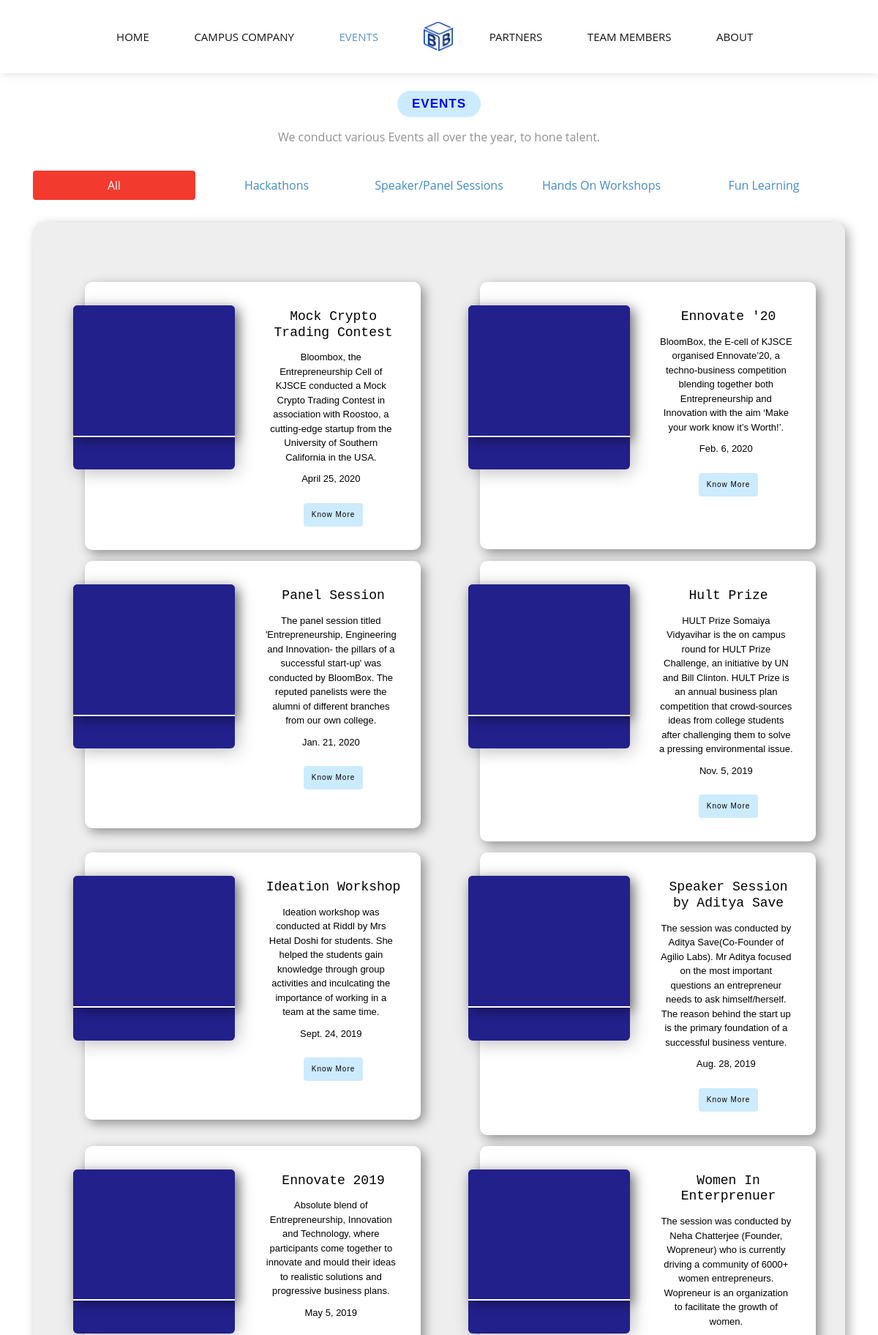
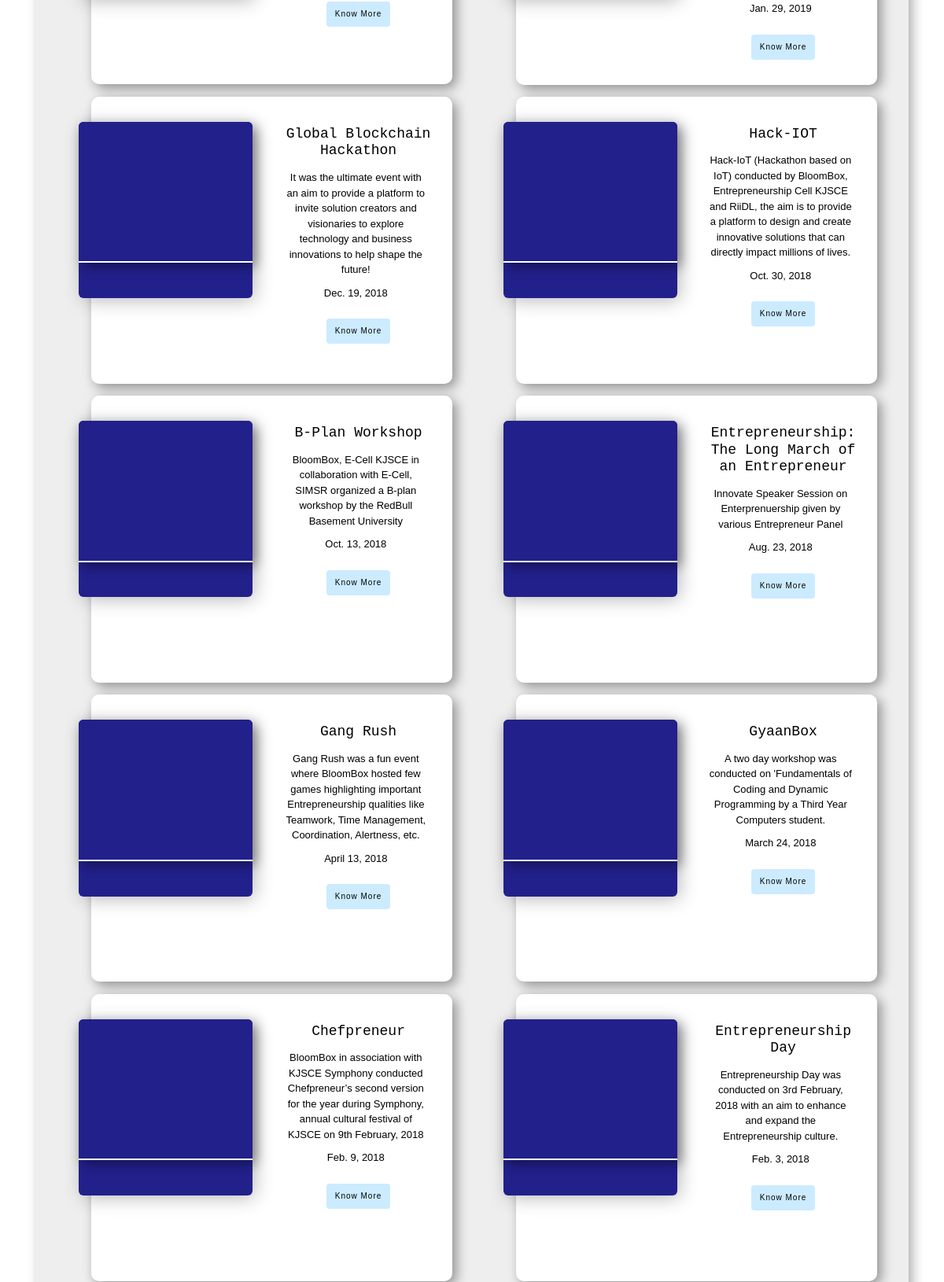
The app's page /events (upper part) with its own data (2 pictures, top to bottom).
### bb_app/models.py (models this page shows)
class Events(models.Model):
    title=models.CharField(primary_key=True,max_length=255)
    description=models.TextField()
    date=models.DateField(help_text = "Please use the following format: <em>YYYY-MM-DD</em>.")
    details=models.TextField()
    eventType=models.CharField(max_length=13, choices=TYPE_CHOICES, default="Panel Session")
    deadline=models.DateField(help_text = "Please use the following format: <em>YYYY-MM-DD</em>.")
    def is_active(self):
        IST=pytz.timezone('Asia/Kolkata')
        today=datetime.now(IST).date()
        return self.deadline > today

### bb_app/views.py (the view)
# urls.py: path('events',views.events,name="events"),
def events(request):
    events=Events.objects.all().order_by("-date")
    context={'events':events,'registered':False}
    return render(request,'events.html',context)

### templates/events.html (shortened to what this page needs)
<!DOCTYPE html>
<html>
{% load static %}
<head>
    <link href="{% static 'styles/basic/preloader.css' %}" rel="stylesheet">
    <link href="{% static 'styles/basic/aos.css' %}" rel="stylesheet">
    <link href="{% static 'styles/basic/bootstrap.min.css' %}" rel="stylesheet">
    <link href="{% static 'styles/basic/icofont/icofont.min.css' %}" rel="stylesheet">
    <link href="{% static 'styles/basic/boxicons/css/boxicons.min.css' %}" rel="stylesheet">
    <link href="{% static 'styles/basic/owl.carousel.min.css' %}" rel="stylesheet">
    <link href="{% static 'styles/css/indexpage.css' %}" rel="stylesheet">
    <link href="{% static 'styles/css/events.css' %}" rel="stylesheet">
</head>
<body onload="preloader();">
    <header id="header" class="d-flex align-items-center">
        <div class="container">
            <nav class="nav-menu d-none d-lg-block">
                <ul class="nav-inner">
                    <li><a href="{% url 'index' %}">Home<i class="icofont-home"></i></a></li>
                    <li><a href="{% url 'campus' %}">Campus Company<i class="icofont-company"></i></a></li>
                    <li class="active"><a href="{% url 'events' %}">Events<i class="icofont-brand-slideshare"></i></a></li>
                    <li><a href="{% url 'index' %}"><img style="height:40px;width:40px;box-shadow: none !important;" src="../media/images/basic/BloomBox, E-Cell KJSCE - Logo Small.png" alt="" ></a> </li>
                    <li><a href="{% url 'partners' %}">Partners<i class="icofont-handshake-deal"></i></a></li>
                    <li><a href="{% url 'team' %}">Team Members<i class="icofont-people"></i></a></li>
                    <li><a href="{% url 'about' %}">About<i class="icofont-question"></i></a></li>
                </ul>
            </nav>
        </div>
    </header>
    <br>
    <div class="section-title" style="margin-top: 0px;padding-bottom: 10px;">
        <h2>Events</h2>
        <p>We conduct various Events all over the year, to hone talent.</p>
    </div>
    <br>
    <div class="container">
        <ul class="nav nav-pills nav-justified" role="tablist">
            <li class="nav-item">
                <a class="nav-link active" data-toggle="tab" href="#tab1">All</a>
            </li>
            <li class="nav-item">
                <a class="nav-link" data-toggle="tab" href="#tab2">Hackathons</a>
            </li>
            <li class="nav-item">
                <a class="nav-link" data-toggle="tab" href="#tab3">Speaker/Panel Sessions</a>
            </li>
            <li class="nav-item">
                <a class="nav-link" data-toggle="tab" href="#tab4">Hands On Workshops</a>
            </li>
            <li class="nav-item">
                <a class="nav-link" data-toggle="tab" href="#tab5">Fun Learning</a>
            </li>
        </ul>
        <div class="tab-content">
            <div id="tab1" class="container tab-pane active">
                <br>
                <div class="container">
                    <div class="row">
                        {% for event in events %}
                        <div class="col-xs-12 col-sm-12 col-md-6">
                            <div class="event-content">
                                <div class="row">
                                    <div class="col-md-6 col-lg-6">
                                        <div class="event-photo">
                                            <div class="event-photo-container">
                                                <div class="event-photo-main">
                                                </div>
                                            </div>
                                        </div>
                                    </div>
                                    <div class="col-lg-6 col-md-12">
                                        <div class="event-info">
                                            <div class="event-title"><h1>{{event.title}}</h1>
                                            </div>
                                            <div class="description">
                                                <div class="desc-content">
                                                    {{event.description}}
                                                </div>
                                                <div class="date">{{event.date}}</div>
                                            </div>
                                            <a href="#">
                                                <button type="button" class="btn btn-seemore " data-toggle="modal"
                                                    data-target="div[name='exampleModal{{event.title}}']">
                                                    Know More
                                                </button>
                                            </a>
                                        </div>
                                    </div>
                                </div>
                            </div>
                        </div>
                        {% endfor %}
                    </div>
                </div>
            </div>
        </div>
    </div>
</body>
</html>

### static/styles/css/indexpage.css (style rules this page uses)
body { font-family: "Open Sans", sans-serif; color: #444444; }
a { color: #428bca; }
h1, h2, h3, h4, h5, h6 { font-family: "Raleway", sans-serif; }
#header { height: 100px; transition: all 0.5s; z-index: 997; transition: all 0.5s; background: #fff; box-shadow: 0 4px 10px -3px rgba(191, 191, 191, 0.5); }
.nav-menu { width: 100%; }
.nav-menu, .nav-menu * { margin: 0; padding: 0; list-style: none; }
.nav-menu > ul > li { position: relative; white-space: nowrap; float: left; }
.nav-menu .nav-inner { display: flex; justify-content: center; align-items: center; }
.nav-menu a { display: block; position: relative; color: #151515; padding: 15px 25px; transition: 0.3s; font-size: 15px; text-transform: uppercase; font-family: "Open Sans", sans-serif; }
.nav-menu a:hover, .nav-menu .active > a, .nav-menu li:hover > a { color: #5697d0; text-decoration: none; }
.mobile-nav { position: fixed; top: 55px; right: 15px; bottom: 15px; left: 15px; z-index: 9999; overflow-y: auto; background: #fff; transition: ease-in-out 0.2s; opacity: 0; visibility: hidden; border-radius: 10px; padding: 10px 0; }
.mobile-nav * { margin: 0; padding: 0; list-style: none; }
.mobile-nav a { display: block; position: relative; color: #151515; padding: 10px 20px; font-weight: 500; outline: none; }
.mobile-nav a:hover, .mobile-nav .active > a, .mobile-nav li:hover > a { color: #5697d0; text-decoration: none; }
.section-title { text-align: center; padding-bottom: 50px; }
.section-title h2 { font-size: 17px; letter-spacing: 1px; font-weight: 700; padding: 8px 20px; margin: 0; background: #ccebff; color: blue; display: inline-block; text-transform: uppercase; border-radius: 50px; }
.section-title p { margin: 15px auto 0 auto; font-weight: 500; color: #919191; }
@media (min-width: 1024px) { .section-title p { width: 50%; } }

### static/styles/css/events.css (style rules this page uses)
img { max-width: 100%; }
.btn-seemore { font-family: sans-serif; background-color: #ccebff; font-weight: 500; font-size: 10px; letter-spacing: 1px; padding: 10px 10px; border-radius: 4px; transition: 0.5s; line-height: 1; margin-top: 10px; -webkit-animation-delay: 0.8s; animation-delay: 0.8s; }
.event-content { background-color:white; margin:1.5% 2% 1.5% 8%; padding: 2em 1.5em; color:black; box-shadow: 5px 5px 15px rgba(0, 0, 0, 0.4); border-radius: 10px; min-width: 300px; min-height: 365px; }
.event-photo { position:relative; height:16.5em; width:246px; }
.event-photo-container { position: absolute; left: -2.5em; background-color:#22208b; color:black; width: 90%; height: 85%; border-radius: 6px; box-shadow: 4px 4px 25px -2px rgba(0, 0, 0, 0.3); }
.event-photo-main { height:80%; border-radius: 6px 6px 0 0; background-color:#22208b; box-shadow: 5px 5px 15px rgba(0, 0, 0, 0.4); border-bottom: 2px solid rgb(255, 255, 255); }
.event-title { margin-top: 5px; }
.event-title h1 { font-family: 'Courier New', Courier, monospace; font-size: large; }
.event-info { text-align: center; }
.event-info .description { margin: 1em 0.5em 1em 0em; font-size: small; }
.event-info .description .desc-content { max-height: fit-content; margin-bottom:10px; }
.event-info .description .date { font-size:small; margin:0; padding:0; }
.tab-content { margin-top:30px; margin-bottom: 30px; border-radius: 15px; padding: 50px 0; font-family: "Raleway", sans-serif; background-color: #eeeeee; box-shadow: 5px 5px 15px rgba(0, 0, 0, 0.322); }

### records on screen
Events: title "Mock Crypto Trading Contest", description "Bloombox, the Entrepreneurship Cell of KJSCE conducted a Mock Crypto Trading Contest in association with Roostoo, a cutting-edge startup from the University of Southern California in the USA.", date "April 25, 2020"
Events: title "Ennovate '20", description "BloomBox, the E-cell of KJSCE organised Ennovate’20, a techno-business competition blending together both Entrepreneurship and Innovation with the aim ‘Make your work know it’s Worth!’.", date "Feb. 6, 2020"
Events: title "Panel Session", description "The panel session titled 'Entrepreneurship, Engineering and Innovation- the pillars of a successful start-up' was conducted by BloomBox. The reputed panelists were the alumni of different branches from our own college.", date "Jan. 21, 2020"
Events: title "Hult Prize", description "HULT Prize Somaiya Vidyavihar is the on campus round for HULT Prize Challenge, an initiative by UN and Bill Clinton. HULT Prize is an annual business plan competition that crowd-sources ideas from college students after challenging them to solve a pressing environmental issue.", date "Nov. 5, 2019"
Events: title "Ideation Workshop", description "Ideation workshop was conducted at Riddl by Mrs Hetal Doshi for students. She helped the students gain knowledge through group activities and inculcating the importance of working in a team at the same time.", date "Sept. 24, 2019"
Events: title "Speaker Session by Aditya Save", description "The session was conducted by Aditya Save(Co-Founder of Agilio Labs). Mr Aditya focused on the most important questions an entrepreneur needs to ask himself/herself. The reason behind the start up is the primary foundation of a successful business venture.", date "Aug. 28, 2019"
Events: title "Ennovate 2019", description "Absolute blend of Entrepreneurship, Innovation and Technology, where participants come together to innovate and mould their ideas to realistic solutions and progressive business plans.", date "May 5, 2019"
Events: title "Women In Enterprenuer", description "The session was conducted by Neha Chatterjee (Founder, Wopreneur) who is currently driving a community of 6000+ women entrepreneurs. Wopreneur is an organization to facilitate the growth of women.", date "Jan. 29, 2019"
Events: title "Global Blockchain Hackathon", description "It was the ultimate event with an aim to provide a platform to invite solution creators and visionaries to explore technology and business innovations to help shape the future!", date "Dec. 19, 2018"
Events: title "Hack-IOT", description "Hack-IoT (Hackathon based on IoT) conducted by BloomBox, Entrepreneurship Cell KJSCE and RiiDL, the aim is to provide a platform to design and create innovative solutions that can directly impact millions of lives.", date "Oct. 30, 2018"
Events: title "B-Plan Workshop", description "BloomBox, E-Cell KJSCE in collaboration with E-Cell, SIMSR organized a B-plan workshop by the RedBull Basement University", date "Oct. 13, 2018"
Events: title "Entrepreneurship: The Long March of an Entrepreneur", description "Innovate Speaker Session on Enterprenuership given by various Entrepreneur Panel", date "Aug. 23, 2018"
Events: title "Gang Rush", description "Gang Rush was a fun event where BloomBox hosted few games highlighting important Entrepreneurship qualities like Teamwork, Time Management, Coordination, Alertness, etc.", date "April 13, 2018"
Events: title "GyaanBox", description "A two day workshop was conducted on 'Fundamentals of Coding and Dynamic Programming by a Third Year Computers student.", date "March 24, 2018"
Events: title "Chefpreneur", description "BloomBox in association with KJSCE Symphony conducted Chefpreneur’s second version for the year during Symphony, annual cultural festival of KJSCE on 9th February, 2018", date "Feb. 9, 2018"
Events: title "Entrepreneurship Day", description "Entrepreneurship Day was conducted on 3rd February, 2018 with an aim to enhance and expand the Entrepreneurship culture.", date "Feb. 3, 2018"
